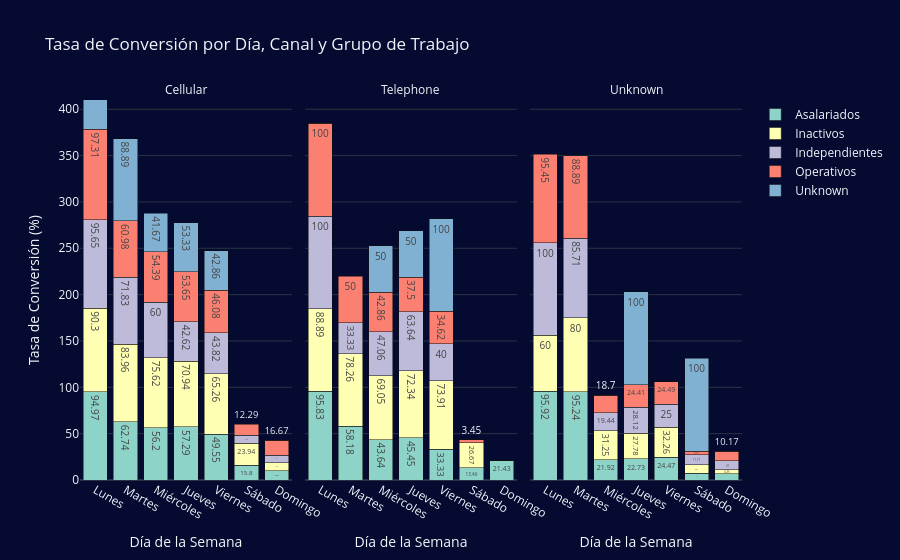

The code cell stored with this chart in its notebook:
### Code cell
# Ordenar días
tasa_cruce_canal["day_of_week"] = pd.Categorical(
    tasa_cruce_canal["day_of_week"], categories=dias, ordered=True
)
tasa_cruce_canal = tasa_cruce_canal.sort_values(["day_of_week", "contact", "job_group"])

# Faceted bar chart: panel por canal, apilado por grupo de trabajo
fig = px.bar(
    tasa_cruce_canal,
    x="day_of_week",
    y="tasa_%",
    color="job_group",
    color_discrete_sequence=px.colors.qualitative.Set3,
    barmode="stack",
    facet_col="contact",
    title="Tasa de Conversión por Día, Canal y Grupo de Trabajo",
    text="tasa_%",
    labels={
        "day_of_week": "Día de la Semana",
        "tasa_%":      "Tasa de Conversión (%)",
        "job_group":   " ",
        "contact":     "Canal",
    },
    category_orders={
        "day_of_week": dias,
        "contact":     ["cellular", "telephone", "unknown"]
    },
    hover_data={"conv": True, "total": True}
)

fig.update_layout(
   legend_title_text="",
    bargap=0.2,
)

# Limpiar títulos de facetas


fig.for_each_annotation(lambda a: a.update(text=a.text.split("=")[-1].capitalize()))

fig.update_yaxes(range=[0, 410], secondary_y=False)
fig.update_traces(textfont_size=10)

fig.show()

### Figure 1 — Plotly figure (JSON) as saved in the notebook; plotly's stock layout.template omitted (floating-point values rounded to 4 significant figures)
{"data": [{"alignmentgroup": "True", "customdata": [[321, 338], [389, 620], [444, 790], [511, 892], [439, 886], [76, 481], [17, 172]], "hovertemplate": " =Asalariados<br>Canal=cellular<br>Día de la Semana=%{x}<br>Tasa de Conversión (%)=%{text}<br>conv=%{customdata[0]}<br>total=%{customdata[1]}<extra></extra>", "legendgroup": "Asalariados", "marker": {"color": "rgb(141,211,199)", "pattern": {"shape": ""}}, "name": "Asalariados", "offsetgroup": "Asalariados", "orientation": "v", "showlegend": true, "text": [94.97, 62.74, 56.2, 57.29, 49.55, 15.8, 9.88], "textfont": {"size": 10}, "textposition": "auto", "type": "bar", "x": ["Lunes", "Martes", "Miércoles", "Jueves", "Viernes", "Sábado", "Domingo"], "xaxis": "x", "y": [94.97, 62.74, 56.2, 57.29, 49.55, 15.8, 9.88], "yaxis": "y"}, {"alignmentgroup": "True", "customdata": [[23, 24], [32, 55], [24, 55], [30, 66], [20, 60], [7, 52], [3, 14]], "hovertemplate": " =Asalariados<br>Canal=telephone<br>Día de la Semana=%{x}<br>Tasa de Conversión (%)=%{text}<br>conv=%{customdata[0]}<br>total=%{customdata[1]}<extra></extra>", "legendgroup": "Asalariados", "marker": {"color": "rgb(141,211,199)", "pattern": {"shape": ""}}, "name": "Asalariados", "offsetgroup": "Asalariados", "orientation": "v", "showlegend": false, "text": [95.83, 58.18, 43.64, 45.45, 33.33, 13.46, 21.43], "textfont": {"size": 10}, "textposition": "auto", "type": "bar", "x": ["Lunes", "Martes", "Miércoles", "Jueves", "Viernes", "Sábado", "Domingo"], "xaxis": "x2", "y": [95.83, 58.18, 43.64, 45.45, 33.33, 13.46, 21.43], "yaxis": "y2"}, {"alignmentgroup": "True", "customdata": [[47, 49], [40, 42], [57, 260], [60, 264], [69, 282], [14, 186], [17, 256]], "hovertemplate": " =Asalariados<br>Canal=unknown<br>Día de la Semana=%{x}<br>Tasa de Conversión (%)=%{text}<br>conv=%{customdata[0]}<br>total=%{customdata[1]}<extra></extra>", "legendgroup": "Asalariados", "marker": {"color": "rgb(141,211,199)", "pattern": {"shape": ""}}, "name": "Asalariados", "offsetgroup": "Asalariados", "orientation": "v", "showlegend": false, "text": [95.92, 95.24, 21.92, 22.73, 24.47, 7.53, 6.64], "textfont": {"size": 10}, "textposition": "auto", "type": "bar", "x": ["Lunes", "Martes", "Miércoles", "Jueves", "Viernes", "Sábado", "Domingo"], "xaxis": "x3", "y": [95.92, 95.24, 21.92, 22.73, 24.47, 7.53, 6.64], "yaxis": "y3"}, {"alignmentgroup": "True", "customdata": [[121, 134], [157, 187], [183, 242], [166, 234], [139, 213], [17, 71], [2, 23]], "hovertemplate": " =Inactivos<br>Canal=cellular<br>Día de la Semana=%{x}<br>Tasa de Conversión (%)=%{text}<br>conv=%{customdata[0]}<br>total=%{customdata[1]}<extra></extra>", "legendgroup": "Inactivos", "marker": {"color": "rgb(255,255,179)", "pattern": {"shape": ""}}, "name": "Inactivos", "offsetgroup": "Inactivos", "orientation": "v", "showlegend": true, "text": [90.3, 83.96, 75.62, 70.94, 65.26, 23.94, 8.7], "textfont": {"size": 10}, "textposition": "auto", "type": "bar", "x": ["Lunes", "Martes", "Miércoles", "Jueves", "Viernes", "Sábado", "Domingo"], "xaxis": "x", "y": [90.3, 83.96, 75.62, 70.94, 65.26, 23.94, 8.7], "yaxis": "y"}, {"alignmentgroup": "True", "customdata": [[24, 27], [36, 46], [29, 42], [34, 47], [34, 46], [4, 15], [0, 2]], "hovertemplate": " =Inactivos<br>Canal=telephone<br>Día de la Semana=%{x}<br>Tasa de Conversión (%)=%{text}<br>conv=%{customdata[0]}<br>total=%{customdata[1]}<extra></extra>", "legendgroup": "Inactivos", "marker": {"color": "rgb(255,255,179)", "pattern": {"shape": ""}}, "name": "Inactivos", "offsetgroup": "Inactivos", "orientation": "v", "showlegend": false, "text": [88.89, 78.26, 69.05, 72.34, 73.91, 26.67, 0], "textfont": {"size": 10}, "textposition": "auto", "type": "bar", "x": ["Lunes", "Martes", "Miércoles", "Jueves", "Viernes", "Sábado", "Domingo"], "xaxis": "x2", "y": [88.89, 78.26, 69.05, 72.34, 73.91, 26.67, 0], "yaxis": "y2"}, {"alignmentgroup": "True", "customdata": [[3, 5], [4, 5], [10, 32], [10, 36], [10, 31], [3, 34], [1, 23]], "hovertemplate": " =Inactivos<br>Canal=unknown<br>Día de la Semana=%{x}<br>Tasa de Conversión (%)=%{text}<br>conv=%{customdata[0]}<br>total=%{customdata[1]}<extra></extra>", "legendgroup": "Inactivos", "marker": {"color": "rgb(255,255,179)", "pattern": {"shape": ""}}, "name": "Inactivos", "offsetgroup": "Inactivos", "orientation": "v", "showlegend": false, "text": [60, 80, 31.25, 27.78, 32.26, 8.82, 4.35], "textfont": {"size": 10}, "textposition": "auto", "type": "bar", "x": ["Lunes", "Martes", "Miércoles", "Jueves", "Viernes", "Sábado", "Domingo"], "xaxis": "x3", "y": [60, 80, 31.25, 27.78, 32.26, 8.82, 4.35], "yaxis": "y3"}, {"alignmentgroup": "True", "customdata": [[44, 46], [51, 71], [48, 80], [52, 122], [39, 89], [5, 60], [3, 38]], "hovertemplate": " =Independientes<br>Canal=cellular<br>Día de la Semana=%{x}<br>Tasa de Conversión (%)=%{text}<br>conv=%{customdata[0]}<br>total=%{customdata[1]}<extra></extra>", "legendgroup": "Independientes", "marker": {"color": "rgb(190,186,218)", "pattern": {"shape": ""}}, "name": "Independientes", "offsetgroup": "Independientes", "orientation": "v", "showlegend": true, "text": [95.65, 71.83, 60, 42.62, 43.82, 8.33, 7.89], "textfont": {"size": 10}, "textposition": "auto", "type": "bar", "x": ["Lunes", "Martes", "Miércoles", "Jueves", "Viernes", "Sábado", "Domingo"], "xaxis": "x", "y": [95.65, 71.83, 60, 42.62, 43.82, 8.33, 7.89], "yaxis": "y"}, {"alignmentgroup": "True", "customdata": [[7, 7], [2, 6], [8, 17], [7, 11], [4, 10], [0, 4], [0, 1]], "hovertemplate": " =Independientes<br>Canal=telephone<br>Día de la Semana=%{x}<br>Tasa de Conversión (%)=%{text}<br>conv=%{customdata[0]}<br>total=%{customdata[1]}<extra></extra>", "legendgroup": "Independientes", "marker": {"color": "rgb(190,186,218)", "pattern": {"shape": ""}}, "name": "Independientes", "offsetgroup": "Independientes", "orientation": "v", "showlegend": false, "text": [100, 33.33, 47.06, 63.64, 40, 0, 0], "textfont": {"size": 10}, "textposition": "auto", "type": "bar", "x": ["Lunes", "Martes", "Miércoles", "Jueves", "Viernes", "Sábado", "Domingo"], "xaxis": "x2", "y": [100, 33.33, 47.06, 63.64, 40, 0, 0], "yaxis": "y2"}, {"alignmentgroup": "True", "customdata": [[5, 5], [6, 7], [7, 36], [9, 32], [6, 24], [3, 27], [4, 40]], "hovertemplate": " =Independientes<br>Canal=unknown<br>Día de la Semana=%{x}<br>Tasa de Conversión (%)=%{text}<br>conv=%{customdata[0]}<br>total=%{customdata[1]}<extra></extra>", "legendgroup": "Independientes", "marker": {"color": "rgb(190,186,218)", "pattern": {"shape": ""}}, "name": "Independientes", "offsetgroup": "Independientes", "orientation": "v", "showlegend": false, "text": [100, 85.71, 19.44, 28.12, 25, 11.11, 10], "textfont": {"size": 10}, "textposition": "auto", "type": "bar", "x": ["Lunes", "Martes", "Miércoles", "Jueves", "Viernes", "Sábado", "Domingo"], "xaxis": "x3", "y": [100, 85.71, 19.44, 28.12, 25, 11.11, 10], "yaxis": "y3"}, {"alignmentgroup": "True", "customdata": [[181, 186], [200, 328], [217, 399], [272, 507], [200, 434], [29, 236], [19, 114]], "hovertemplate": " =Operativos<br>Canal=cellular<br>Día de la Semana=%{x}<br>Tasa de Conversión (%)=%{text}<br>conv=%{customdata[0]}<br>total=%{customdata[1]}<extra></extra>", "legendgroup": "Operativos", "marker": {"color": "rgb(251,128,114)", "pattern": {"shape": ""}}, "name": "Operativos", "offsetgroup": "Operativos", "orientation": "v", "showlegend": true, "text": [97.31, 60.98, 54.39, 53.65, 46.08, 12.29, 16.67], "textfont": {"size": 10}, "textposition": "auto", "type": "bar", "x": ["Lunes", "Martes", "Miércoles", "Jueves", "Viernes", "Sábado", "Domingo"], "xaxis": "x", "y": [97.31, 60.98, 54.39, 53.65, 46.08, 12.29, 16.67], "yaxis": "y"}, {"alignmentgroup": "True", "customdata": [[12, 12], [8, 16], [15, 35], [12, 32], [9, 26], [1, 29], [0, 6]], "hovertemplate": " =Operativos<br>Canal=telephone<br>Día de la Semana=%{x}<br>Tasa de Conversión (%)=%{text}<br>conv=%{customdata[0]}<br>total=%{customdata[1]}<extra></extra>", "legendgroup": "Operativos", "marker": {"color": "rgb(251,128,114)", "pattern": {"shape": ""}}, "name": "Operativos", "offsetgroup": "Operativos", "orientation": "v", "showlegend": false, "text": [100, 50, 42.86, 37.5, 34.62, 3.45, 0], "textfont": {"size": 10}, "textposition": "auto", "type": "bar", "x": ["Lunes", "Martes", "Miércoles", "Jueves", "Viernes", "Sábado", "Domingo"], "xaxis": "x2", "y": [100, 50, 42.86, 37.5, 34.62, 3.45, 0], "yaxis": "y2"}, {"alignmentgroup": "True", "customdata": [[21, 22], [16, 18], [23, 123], [31, 127], [36, 147], [4, 105], [12, 118]], "hovertemplate": " =Operativos<br>Canal=unknown<br>Día de la Semana=%{x}<br>Tasa de Conversión (%)=%{text}<br>conv=%{customdata[0]}<br>total=%{customdata[1]}<extra></extra>", "legendgroup": "Operativos", "marker": {"color": "rgb(251,128,114)", "pattern": {"shape": ""}}, "name": "Operativos", "offsetgroup": "Operativos", "orientation": "v", "showlegend": false, "text": [95.45, 88.89, 18.7, 24.41, 24.49, 3.81, 10.17], "textfont": {"size": 10}, "textposition": "auto", "type": "bar", "x": ["Lunes", "Martes", "Miércoles", "Jueves", "Viernes", "Sábado", "Domingo"], "xaxis": "x3", "y": [95.45, 88.89, 18.7, 24.41, 24.49, 3.81, 10.17], "yaxis": "y3"}, {"alignmentgroup": "True", "customdata": [[3, 5], [8, 9], [5, 12], [8, 15], [3, 7], [0, 1]], "hovertemplate": " =Unknown<br>Canal=cellular<br>Día de la Semana=%{x}<br>Tasa de Conversión (%)=%{text}<br>conv=%{customdata[0]}<br>total=%{customdata[1]}<extra></extra>", "legendgroup": "Unknown", "marker": {"color": "rgb(128,177,211)", "pattern": {"shape": ""}}, "name": "Unknown", "offsetgroup": "Unknown", "orientation": "v", "showlegend": true, "text": [60, 88.89, 41.67, 53.33, 42.86, 0], "textfont": {"size": 10}, "textposition": "auto", "type": "bar", "x": ["Lunes", "Martes", "Miércoles", "Jueves", "Viernes", "Domingo"], "xaxis": "x", "y": [60, 88.89, 41.67, 53.33, 42.86, 0], "yaxis": "y"}, {"alignmentgroup": "True", "customdata": [[0, 1], [1, 2], [2, 4], [2, 2], [0, 2]], "hovertemplate": " =Unknown<br>Canal=telephone<br>Día de la Semana=%{x}<br>Tasa de Conversión (%)=%{text}<br>conv=%{customdata[0]}<br>total=%{customdata[1]}<extra></extra>", "legendgroup": "Unknown", "marker": {"color": "rgb(128,177,211)", "pattern": {"shape": ""}}, "name": "Unknown", "offsetgroup": "Unknown", "orientation": "v", "showlegend": false, "text": [0, 50, 50, 100, 0], "textfont": {"size": 10}, "textposition": "auto", "type": "bar", "x": ["Lunes", "Miércoles", "Jueves", "Viernes", "Sábado"], "xaxis": "x2", "y": [0, 50, 50, 100, 0], "yaxis": "y2"}, {"alignmentgroup": "True", "customdata": [[0, 1], [1, 1], [0, 2], [1, 1], [0, 5]], "hovertemplate": " =Unknown<br>Canal=unknown<br>Día de la Semana=%{x}<br>Tasa de Conversión (%)=%{text}<br>conv=%{customdata[0]}<br>total=%{customdata[1]}<extra></extra>", "legendgroup": "Unknown", "marker": {"color": "rgb(128,177,211)", "pattern": {"shape": ""}}, "name": "Unknown", "offsetgroup": "Unknown", "orientation": "v", "showlegend": false, "text": [0, 100, 0, 100, 0], "textfont": {"size": 10}, "textposition": "auto", "type": "bar", "x": ["Miércoles", "Jueves", "Viernes", "Sábado", "Domingo"], "xaxis": "x3", "y": [0, 100, 0, 100, 0], "yaxis": "y3"}], "layout": {"annotations": [{"font": {}, "showarrow": false, "text": "Cellular", "x": 0.16, "xanchor": "center", "xref": "paper", "y": 1, "yanchor": "bottom", "yref": "paper"}, {"font": {}, "showarrow": false, "text": "Telephone", "x": 0.5, "xanchor": "center", "xref": "paper", "y": 1, "yanchor": "bottom", "yref": "paper"}, {"font": {}, "showarrow": false, "text": "Unknown", "x": 0.84, "xanchor": "center", "xref": "paper", "y": 1, "yanchor": "bottom", "yref": "paper"}], "bargap": 0.2, "barmode": "stack", "legend": {"title": {"text": ""}, "tracegroupgap": 0}, "title": {"text": "Tasa de Conversión por Día, Canal y Grupo de Trabajo"}, "xaxis": {"anchor": "y", "categoryarray": ["Lunes", "Martes", "Miércoles", "Jueves", "Viernes", "Sábado", "Domingo"], "categoryorder": "array", "domain": [0, 0.32], "title": {"text": "Día de la Semana"}}, "xaxis2": {"anchor": "y2", "categoryarray": ["Lunes", "Martes", "Miércoles", "Jueves", "Viernes", "Sábado", "Domingo"], "categoryorder": "array", "domain": [0.34, 0.66], "matches": "x", "title": {"text": "Día de la Semana"}}, "xaxis3": {"anchor": "y3", "categoryarray": ["Lunes", "Martes", "Miércoles", "Jueves", "Viernes", "Sábado", "Domingo"], "categoryorder": "array", "domain": [0.68, 1.0], "matches": "x", "title": {"text": "Día de la Semana"}}, "yaxis": {"anchor": "x", "domain": [0, 1], "range": [0, 410], "title": {"text": "Tasa de Conversión (%)"}}, "yaxis2": {"anchor": "x2", "domain": [0, 1], "matches": "y", "range": [0, 410], "showticklabels": false}, "yaxis3": {"anchor": "x3", "domain": [0, 1], "matches": "y", "range": [0, 410], "showticklabels": false}}}
